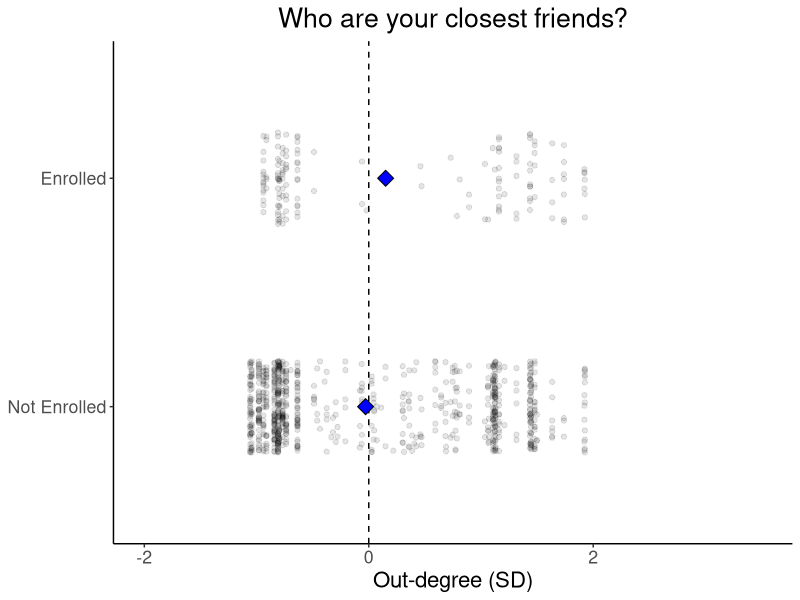
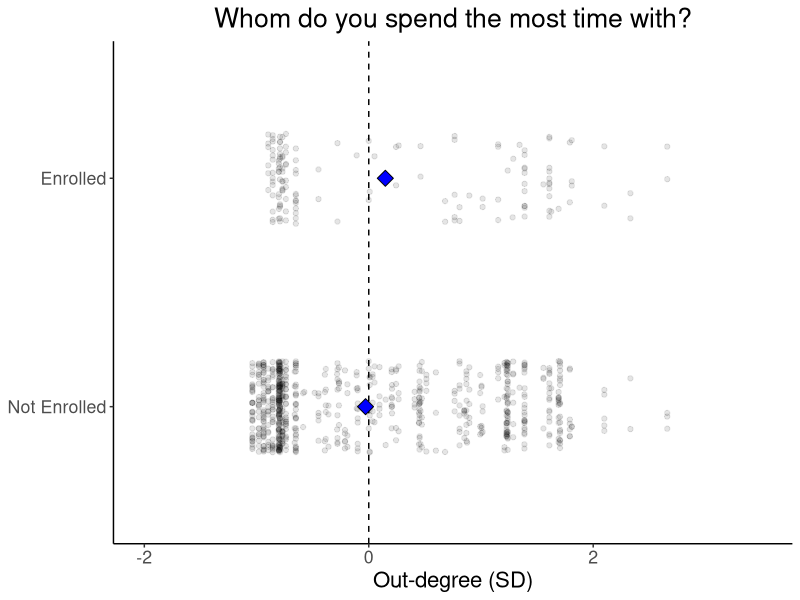
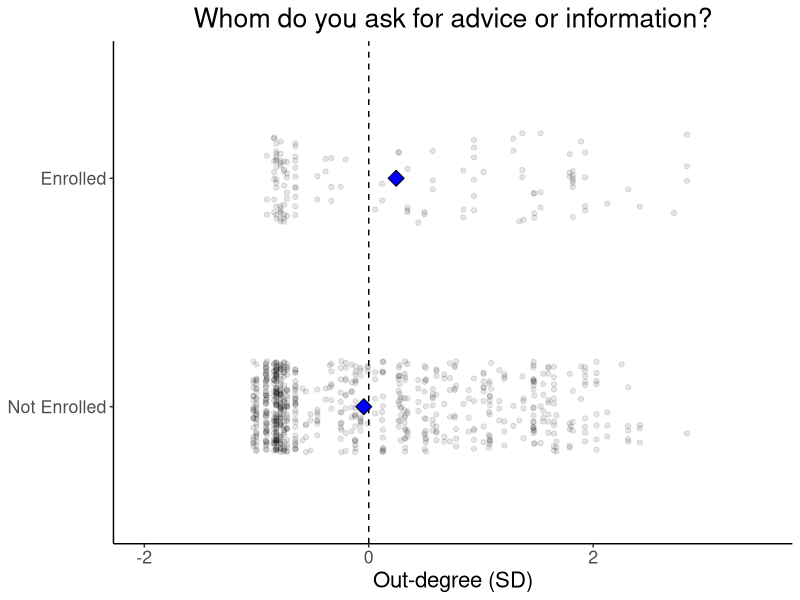
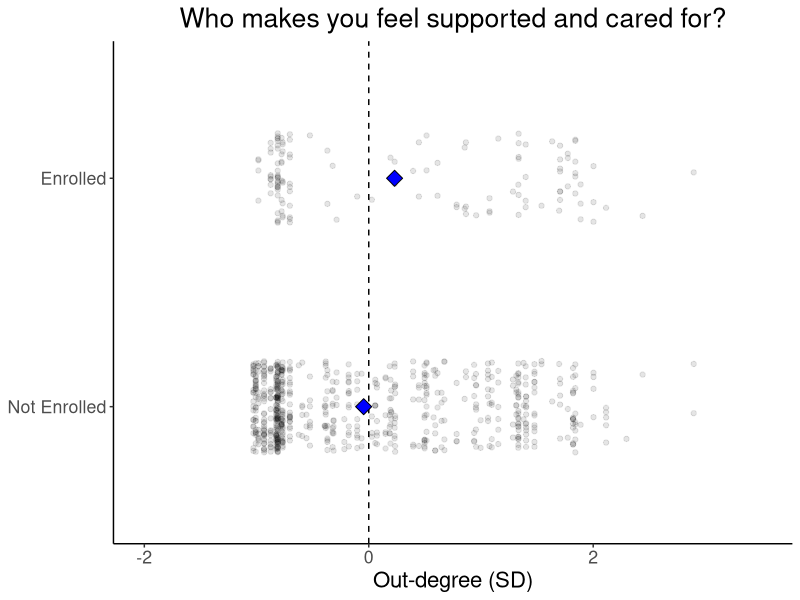
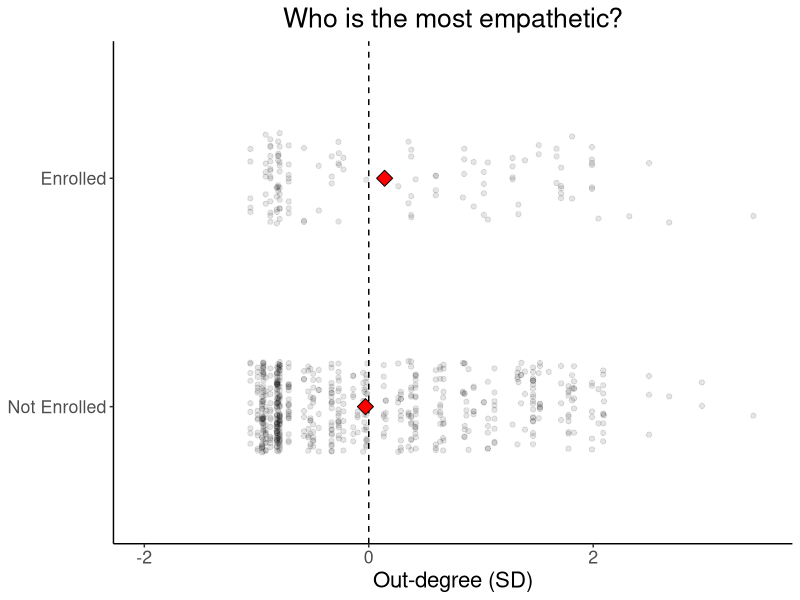
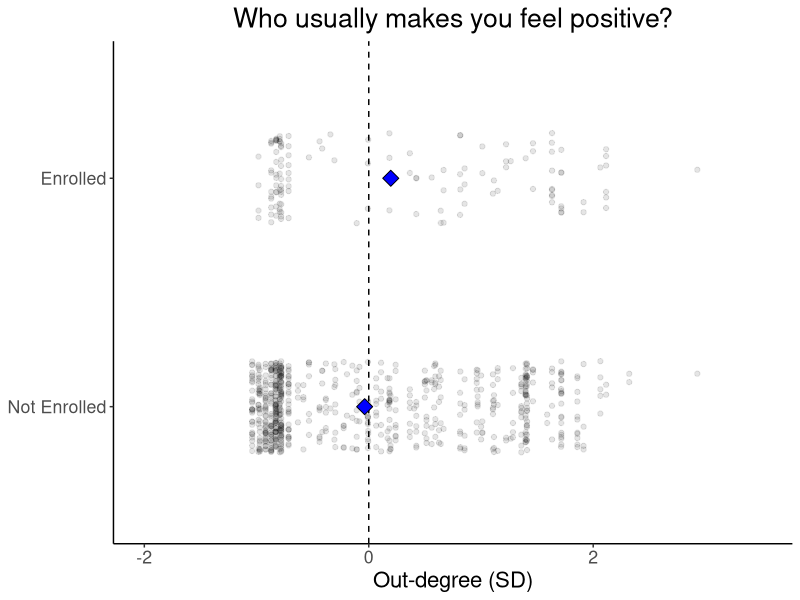
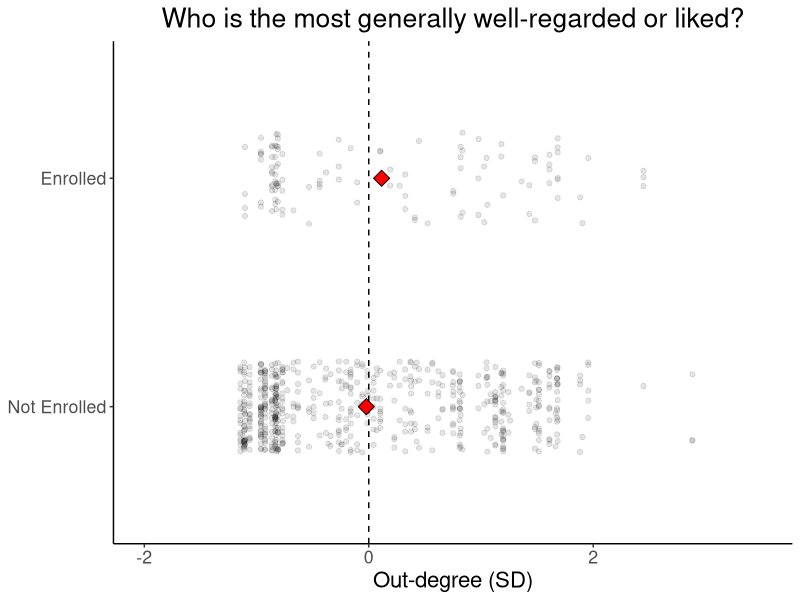
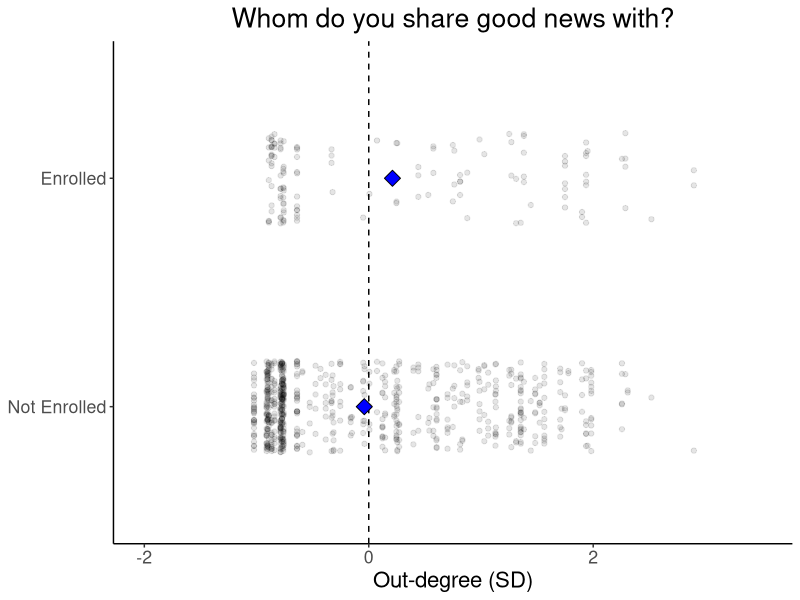

The R script that drew these images, in order:
## ---- chunk 1
knitr::opts_chunk$set(echo = FALSE, warning = FALSE)
## ---- chunk 2
library(broom)
library(tidyverse)

theme_set(
  theme_classic() + #set the theme 
    theme(text = element_text(size = 16)) #set the default text size
)
## ---- chunk 3

df.centrality = read.csv("individual_centrality.csv")
df.frosh101 = read.csv("frosh101_students.csv")
df.network_based = read.csv("network_metrics.csv")

## ---- chunk 4

# clean up Frosh 101 dorm names
df.frosh101$Dorm = gsub("Meier ", "Meier", df.frosh101$Dorm)
df.frosh101$Dorm = factor(df.frosh101$Dorm)

# OUT-DEGREE
# clean individual out-degree data frame
df.out_degree = df.centrality %>% 
  select(Dorm, Network, PID, Out_degree)

df.out_degree$Dorm = gsub("Meier&Naranja", "Meier", df.out_degree$Dorm)
df.out_degree$Dorm = gsub("Norcliffe&Adelfa", "Norcliffe", df.out_degree$Dorm)
df.out_degree$Dorm = factor(df.out_degree$Dorm)

# add students' Frosh 101 enrollment and residence info to out-degree data frame
df.out_degree$enrolled = ifelse(df.out_degree$PID %in% df.frosh101$PID, 1, 0)
df.out_degree$resident = ifelse(df.out_degree$Dorm %in% df.frosh101$Dorm, 1, 0)

# use Frosh 101 enrollment and residence info to create student status column
df.out_degree$status = ifelse(df.out_degree$enrolled == 1 & 
                                df.out_degree$resident == 1, 
                              "enrolled resident", 
                              ifelse(df.out_degree$enrolled == 0 & 
                                       df.out_degree$resident == 1,
                                     "non-enrolled resident", 
                                     ifelse(df.out_degree$enrolled == 0 & 
                                              df.out_degree$resident == 0, 
                                            "non-enrolled non-resident", 
                                            ifelse(df.out_degree$enrolled == 1 & 
                                                     df.out_degree$resident == 0, 
                                                   "enrolled non-resident", 
                                                   "ERROR"
                                                   ))))

# dorm- and network-center individual out-degree
df.out_degree = df.out_degree %>% 
  group_by(Dorm, Network) %>% 
  mutate(out_degree_dz = scale(Out_degree)) %>% 
  ungroup()

# DENSITY
# clean dorm network density data frame
df.density = df.network_based %>% 
  select(Dorm, Network_Type, Density) %>% 
  rename(Network = Network_Type)

df.density$Dorm = gsub("Meier&Naranja", "Meier", df.density$Dorm)
df.density$Dorm = gsub("Norcliffe&Adelfa", "Norcliffe", df.density$Dorm)
df.density$Dorm = factor(df.density$Dorm)

# add dorms' Frosh 101 enrollment status to density data frame
df.density$enrolled = ifelse(df.density$Dorm %in% df.frosh101$Dorm, 1, 0)

# network-center dorm network density
df.density = df.density %>% 
  group_by(Network) %>% 
  mutate(density_nz = scale(Density)) %>% 
  ungroup()

## ---- chunk 5
fun.out_degree_model = function(network){
  
  model = df.out_degree %>% 
      filter(Network == network) %>% 
      lm(out_degree_dz ~ enrolled + resident, data = .)
  df.model_components = tidy(model)
  df.model_components
}

fun.out_degree_plot = function(network, plot_title){
  
  model = df.out_degree %>% 
      filter(Network == network) %>% 
      lm(out_degree_dz ~ enrolled + resident, data = .)
  
  df.model_components = tidy(model)
  
  # define when non-enrolled students are statistically significant from enrolled
  # students for plotting
  significant_predictors = df.model_components %>% 
    with(., term[p.value < 0.05])
  
  fill = ifelse("enrolled" %in% significant_predictors, "blue", "red")
  
  ggplot(data = df.out_degree %>% filter(Network == network), 
         mapping = aes(x = enrolled, 
                       y = out_degree_dz)) +
    # add line denoting mean within a dorm
    geom_hline(yintercept = 0, 
               linetype = "dashed") + 
    geom_point(alpha = 0.1, 
               position = position_jitter(height = 0, width = 0.2)) +
    stat_summary(fun.data = "mean_cl_boot",
                 geom = "linerange",
                 size = 1) +
    stat_summary(fun.y = "mean",
                 geom = "point",
                 size = 4, 
                 fill = fill,
                 color = "black",
                 shape = 23) + 
    # rename x axis labels
    scale_x_continuous(limits = c(-0.5, 1.5), 
                       breaks=c(0, 1),
                       label=c("Not Enrolled", "Enrolled")) +
    # set y axis title
    ylab("Out-degree (SD)") +
    # center y axis on zero
    ylim(-2, 3.5) + 
    coord_flip() + 
    ggtitle(plot_title) + 
    # center plot title
    theme(plot.title = element_text(hjust = 0.5)) + 
    # remove y axis title
    theme(axis.title.y = element_blank())
}
## ---- chunk 6

fun.out_degree_model(network = "CloseFrds")
fun.out_degree_plot(network = "CloseFrds", 
                    plot_title = "Who are your closest friends?")

## ---- chunk 7

fun.out_degree_model(network = "SpendTime")
fun.out_degree_plot(network = "SpendTime", 
                    plot_title = "Whom do you spend the most time with?")

## ---- chunk 8

fun.out_degree_model(network = "SocAdvice")
fun.out_degree_plot(network = "SocAdvice", 
                    plot_title = "Whom do you ask for advice or information?")

## ---- chunk 9

fun.out_degree_model(network = "Responsive")
fun.out_degree_plot(network = "Responsive", 
                    plot_title = "Who makes you feel supported and cared for?")

## ---- chunk 10

fun.out_degree_model(network = "EmpSupp")
fun.out_degree_plot(network = "EmpSupp", 
                    plot_title = "Who is the most empathetic?")

## ---- chunk 11

fun.out_degree_model(network = "PosAffPres")
fun.out_degree_plot(network = "PosAffPres", 
                    plot_title = "Who usually makes you feel positive?")

## ---- chunk 12

fun.out_degree_model(network = "Liked")
fun.out_degree_plot(network = "Liked", 
                    plot_title = "Who is the most generally well-regarded or liked?")

## ---- chunk 13

fun.out_degree_model(network = "PosEmoSupp")
fun.out_degree_plot(network = "PosEmoSupp", 
                    plot_title = "Whom do you share good news with?")

## ---- chunk 14

fun.out_degree_model(network = "NegEmoSupp")
fun.out_degree_plot(network = "NegEmoSupp", 
                    plot_title = "Who do you turn to when something bad happens?")

## ---- chunk 15

fun.out_degree_model(network = "NegAffPres")
fun.out_degree_plot(network = "NegAffPres", 
                    plot_title = "Who usually makes you feel negative?")

## ---- chunk 16

fun.out_degree_model(network = "Gossip")
fun.out_degree_plot(network = "Gossip", 
                    plot_title = "Who do you talk to about other people?")

## ---- chunk 17

fun.out_degree_model(network = "Persuasive")
fun.out_degree_plot(network = "Persuasive", 
                    plot_title = "Who is the most persuasive?")

